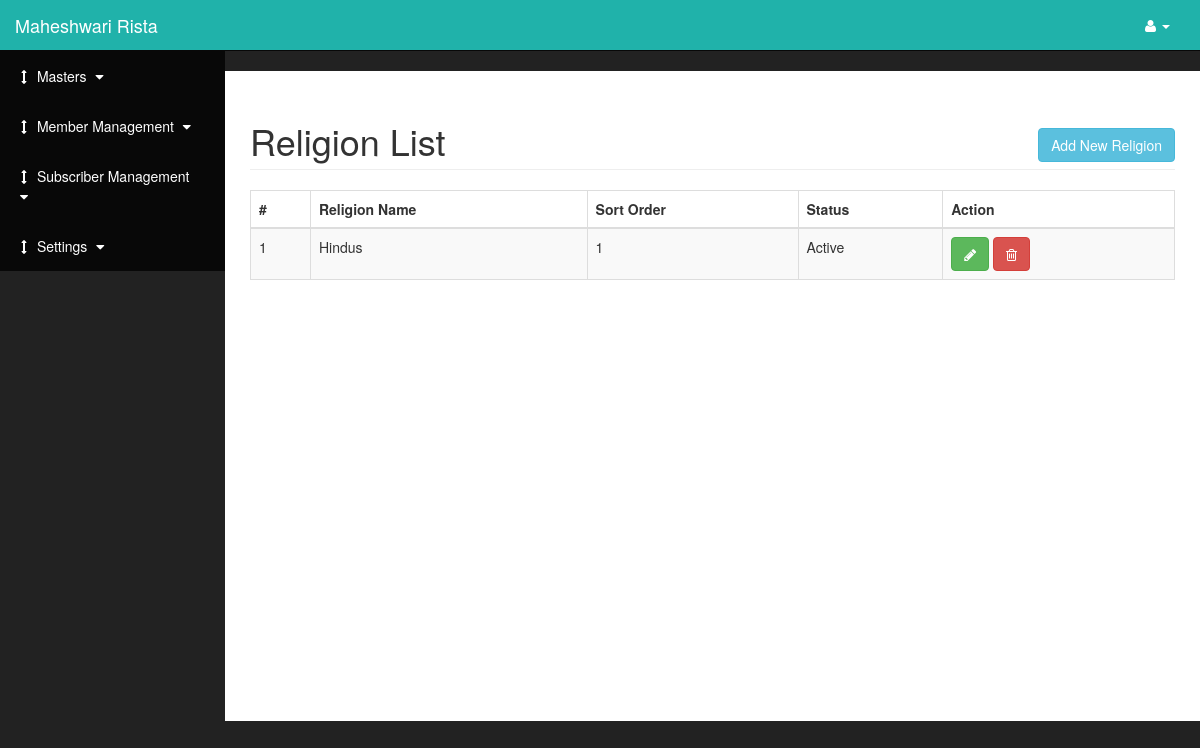
The app's page /admin/manage_religion (signed in) with its own data.
### tables this page shows
CREATE TABLE IF NOT EXISTS `tbl_religion` (
  `religion_id` int(11) NOT NULL AUTO_INCREMENT,
  `religion_name` varchar(100) NOT NULL,
  `religion_sort_order` int(11) NOT NULL,
  `religion_status` enum('Active','In-Active') NOT NULL,
  PRIMARY KEY (`religion_id`),
  KEY `religion_id` (`religion_id`)
);

### application/controllers/admin.php (called while the page is built, shortened)
<?php
class admin extends CI_Controller
{
    public function manage_religion($param1="",$param2="",$param3="")
    {
        $per_page=$_SESSION["per_page"];
        $this->db->limit($per_page,$param1);
        $page_data["resultset"]=$this->db->get("tbl_religion");
        $resultset=$this->db->get("tbl_religion");
        $total_rows=$resultset->num_rows();
        $page_data["paging_string"]=$this->paging_init("manage_religion",$total_rows,$per_page);
        $page_data["start_position"]=intval($param1)+1;
        $page_data["page_title"]="Religion View";
        $page_data["page_name"]="religion_view";
        $this->load->view("admin/index",$page_data);
    }
    public function paging_init($controller_name, $total_row, $per_page)
    {
        $this->load->library('pagination');
        $config['base_url']   = base_url() . 'admin/' . $controller_name;
        $config['total_rows'] = $total_row;
        $config['per_page']   = $per_page;
        $config['first_tag_open']  = $config['last_tag_open'] = $config['next_tag_open'] = $config['prev_tag_open'] = $config['num_tag_open'] = '<li>';
        $config['first_tag_close'] = $config['last_tag_close'] = $config['next_tag_close'] = $config['prev_tag_close'] = $config['num_tag_close'] = '</li>';
        $config['cur_tag_open']    = "<li class='active'><span>";
        $config['cur_tag_close']   = "</span></li>";
        $this->pagination->initialize($config);
        $paging_string = $this->pagination->create_links();
        return $paging_string;
    }
}
?>

### index.php (called while the page is built, shortened)
<?php
require_once BASEPATH.'core/CodeIgniter.php';

### application/views/admin/religion_view.php (the view, shortened to what this page needs)
                <?php
                $radio_array=array("Active","In-Active");
                for($i=0;$i<count($radio_array);$i++)
                {
                    ?>
                    <input type="radio" id="txt_religion_status" name="txt_religion_status" value="<?php echo $radio_array[$i]; ?>"><?php echo $radio_array[$i]; ?>
                    <?php
                }
                ?>
<div id="page-wrapper">
    <div class="container-fluid">
        <div class="row">
            <div class="col-lg-12">
                <h1 class="page-header">Religion List
                    <label style="float:right">
                        <button type="button" class="btn btn-info" data-toggle="modal" data-target="#myModal">Add New Religion</button>
                    </label>
                </h1>
            </div>
        </div>
        <div class="row">
            <div class="col-lg-12">
                <div class="table-responsive">
                  <table class="table table-bordered table-hover table-striped">
                      <thead>
            <th>#</th>
            <th>Religion Name</th>
            <th>Sort Order</th>
            <th>Status</th>
          <th>Action</th></thead><tbody>
        <?php
        if(!isset($start_position))
        {
            $i=1;
        }
        else
        {
            $i=$start_position;
        }
        foreach($resultset->result() as $result_row)
        {
        ?>
        <tr>
            <td><?php echo $i; ?></td>
            <td><?php echo $result_row->religion_name; ?></td>
            <td><?php echo $result_row->religion_sort_order; ?></td>
            <td><?php echo $result_row->religion_status; ?></td>
            <td>
                <a class="btn btn-success" class="btn btn-info" data-toggle="modal" data-target="#editModal" onclick="get_edit_data(<?php echo $result_row->religion_id; ?>);"><em class="fa fa-pencil"></em></a>
                <a class="btn btn-danger confirm-delete" data-id="<?php echo $result_row->religion_id; ?>"><em class="fa fa-trash-o"></em></a>
            </td>
        </tr>
        <?php
            $i++;
        }
        ?>
        </tbody>
      </table>
    </div>
    </div>
   </div>
</div>
</div>

### template/css/sb-admin.css (style rules this page uses)
body { margin-top: 100px; background-color: #222; }
@media (min-width:768px) { body { margin-top: 50px; } }
#page-wrapper { width: 100%; padding: 0; background-color: #fff; }
@media (min-width:768px) { #page-wrapper { padding: 10px; } }

### application/views/admin/left_menu.php (style rules this page uses)
#page-wrapper { padding: 10px; min-height: 650px; }

### records on screen
tbl_religion: religion_name "Hindus", religion_sort_order "1", religion_status "Active"
